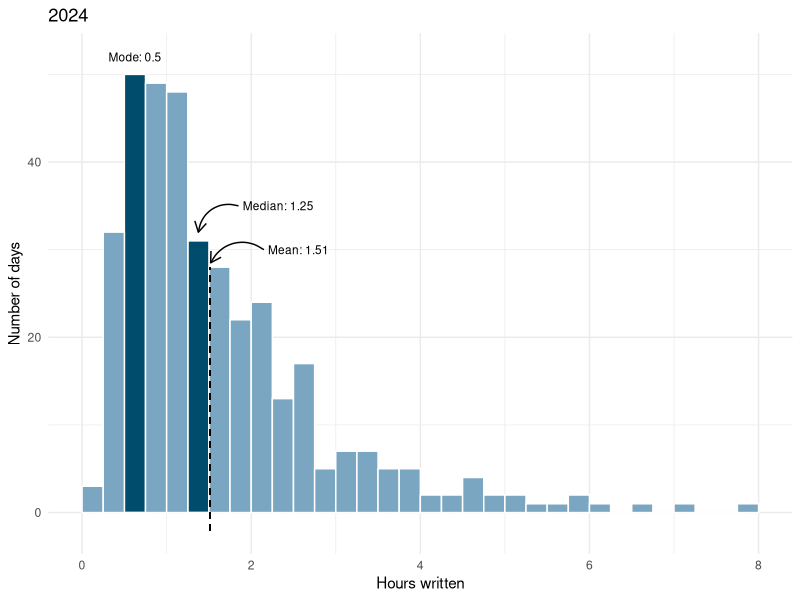
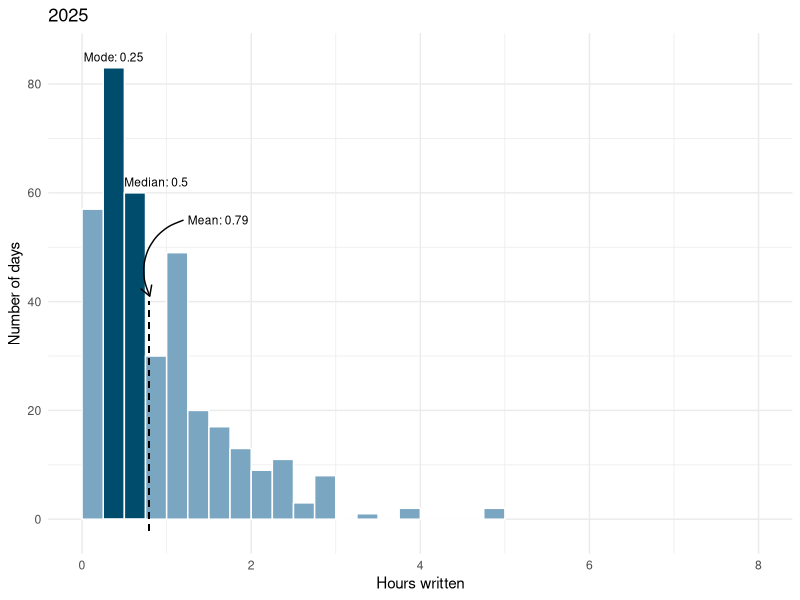

Write R code to recreate these figures, in order.
## ---- chunk 1
knitr::opts_chunk$set(echo = TRUE)
install.packages("tidyverse")
library(tidyverse)

timesheet <- read.csv("core_writing_data.csv")
timesheet$date <- as.Date(timesheet$Day, format = "%m/%d/%Y")
timesheet_complete <- timesheet %>%
  filter(!is.na(date)) %>%
  complete(date = seq(min(date), max(date), by = "day"), fill = list(Hours = 0, Time = "N/A", Category = "N/A", Project = "N/A", Sub.Project = ""))

#5 color palette
#003f5c
#58508d
#bc5090
#ff6361
#ffa600
## ---- chunk 2
year_2024 <- timesheet_complete %>%
  filter(year(date) == 2024) %>%
  group_by(date) %>%
  summarise(sum_hours = sum(Hours))

year_2024$highlight <- ifelse((year_2024$sum_hours == 0.5 
                                | year_2024$sum_hours == 1.25),
                              "Highlighted", "Normal")

ggplot(year_2024, aes(x = sum_hours, fill=highlight)) +
  geom_histogram(
    binwidth = 0.25,
    boundary = 0,
    closed = "left",
    color = "#FFFFFF",
    show.legend = FALSE
    ) +
  coord_cartesian(xlim = c(0, 8)) +
  scale_fill_manual(values = c("Highlighted" = "#004c6d", "Normal" = "#7AA6C2")) +
  theme_minimal() +
  labs(
    title = "2024",
    x = "Hours written",
    y = "Number of days"
  ) +
  annotate("text",
         x = 0.5 + .125, #center of bin
         y = 52,
         label = "Mode: 0.5",
         size = 3) +
  annotate("text",
         x = 1.9, 
         y = 35,
         label = "Median: 1.25",
         hjust = "left",
         size = 3) +
  annotate("curve",
           x = 1.9 - 0.05,
           y = 35,
           xend = 1.25 +.125,
           yend = 32,
           arrow = arrow(length = unit(0.3, "cm"))) +
  annotate("text",
         x = 2.2, 
         y = 30,
         label = "Mean: 1.51",
         hjust = "left",
         size = 3) +
  annotate("curve",
           x = 2.2 - 0.05,
           y = 30,
           xend = 1.52,
           yend = 28.5,
           arrow = arrow(length = unit(0.3, "cm"))) +
  geom_segment(
    aes(x=1.51, y=-2, xend=1.51, yend=28), 
    linewidth = 0.5,
    linetype = "dashed")
## ---- chunk 3

year_2025 <- timesheet_complete %>%
  filter(year(date) == 2025) %>%
  group_by(date) %>%
  summarise(sum_hours = sum(Hours))

year_2025$highlight <- ifelse((year_2025$sum_hours == 0.25 
                                | year_2025$sum_hours == 0.5),
                              "Highlighted", "Normal")

ggplot(year_2025, aes(x = sum_hours, fill=highlight)) +
  geom_histogram(
    binwidth = 0.25,
    boundary = 0,
    closed = "left",
    color = "#FFFFFF",
    show.legend = FALSE
    ) +
  coord_cartesian(xlim = c(0, 8)) +
  scale_fill_manual(values = c("Highlighted" = "#004c6d", "Normal" = "#7AA6C2")) +
  theme_minimal() +
  labs(
    title = "2025",
    x = "Hours written",
    y = "Number of days"
  ) +
  annotate("text",
         x = 0.25 + .125, #center of bin
         y = 83 + 2,
         label = "Mode: 0.25",
         size = 3) +
  annotate("text",
         x = 0.5, 
         y = 62,
         label = "Median: 0.5",
         hjust = "left",
         size = 3) +
  annotate("text",
         x = 1.25, 
         y = 55,
         label = "Mean: 0.79",
         hjust = "left",
         size = 3) +
  annotate("curve",
          x = 1.25 - 0.05, 
          y = 55, 
          xend = 0.79 + .01,
          yend = 41,
          arrow = arrow(length = unit(0.3, "cm"))) +
  geom_segment(
    aes(x=0.79, y=-2, xend=0.79, yend=40), 
    linewidth=0.5,
    linetype = "dashed")
